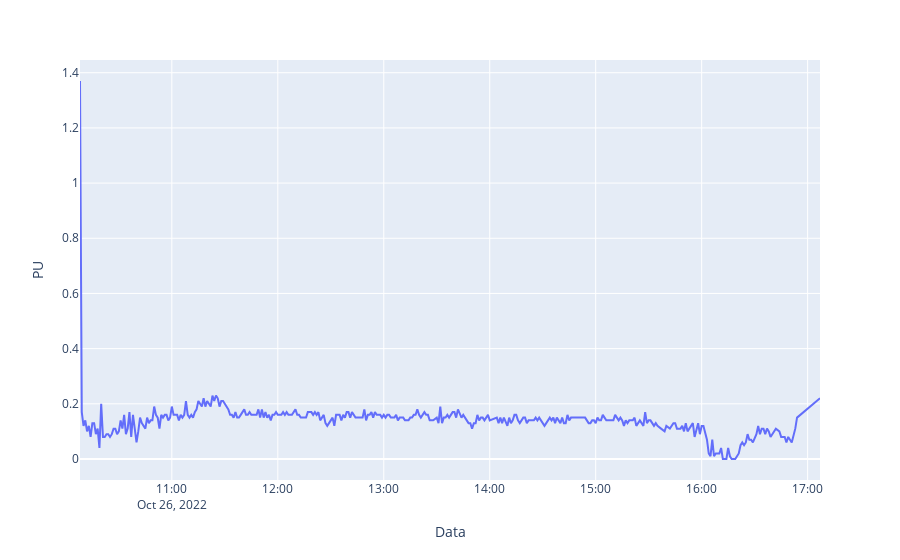

Notebook cell for this chart:
### Code cell
fig = px.line(df_agg,x='Data',y='PU')
# fig.update_xaxes(type='category')

fig.show()

### Figure 1 — Plotly figure (JSON) as saved in the notebook; plotly's stock layout.template omitted (floating-point values rounded to 4 significant figures; data arrays with more than 128 entries replaced by an {"elided": "..."} marker saying what was removed)
{"data": [{"hovertemplate": "Data=%{x}<br>PU=%{y}<extra></extra>", "legendgroup": "", "line": {"color": "#636efa", "dash": "solid"}, "marker": {"symbol": "circle"}, "mode": "lines", "name": "", "orientation": "v", "showlegend": false, "type": "scatter", "x": {"elided": "382 str values"}, "xaxis": "x", "y": {"elided": "382 float values"}, "yaxis": "y"}], "layout": {"legend": {"tracegroupgap": 0}, "margin": {"t": 60}, "xaxis": {"anchor": "y", "domain": [0, 1], "title": {"text": "Data"}}, "yaxis": {"anchor": "x", "domain": [0, 1], "title": {"text": "PU"}}}}
